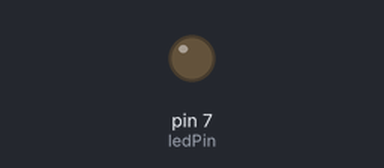
This sketch was run on a simulated Arduino Uno, built with avr-gcc and run on an emulated ATmega328P. Parts: output pins drawn as LEDs (lit = HIGH). Dashed ring = blinking. What the sketch prints to the serial monitor is not drawn. At 2.0 s the program stops and its outputs stay as they are.

Above: at 0.5 s.
At 1.85 s:
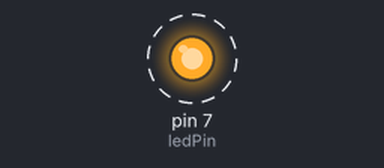
Timing chart, 0 to 3.0 s (numbered marks = the images above):
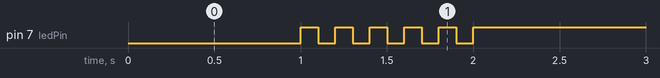

The sketch:

05_practice_2.ino
```cpp
const int ledPin = 7;

void setup() {
  pinMode(ledPin, OUTPUT);
  Serial.begin(115200);      //플로터 확인을 위해서
  Serial.println("Setup complete.");
}

void loop() {
  // 처음 1초 동안 LED 켜기
  Serial.println("LED ON (1초)");
  digitalWrite(ledPin, LOW);   // LED ON
  delay(1000);                 // 1초 LED ON

  // 다음 1초 동안 5회 깜빡이기
  Serial.println("LED Blink (5회)");
  for (int i = 0; i < 5; i++) {
    digitalWrite(ledPin, HIGH);  // LED OFF
    delay(100);                  // 0.1초
    digitalWrite(ledPin, LOW);   // LED ON
    delay(100);                  // 0.1초
                                 //총 1초
  }

  // LED를 끄고 종료
  Serial.println("LED OFF");
  digitalWrite(ledPin, HIGH);   // LED OFF

  while (1) { // infinite loop

  }
}
```

Measured:
- by itself, pin 7 (ledPin): alternates HIGH for 0.10 s and LOW for 0.10 s, 11 changes in all, then stays HIGH
